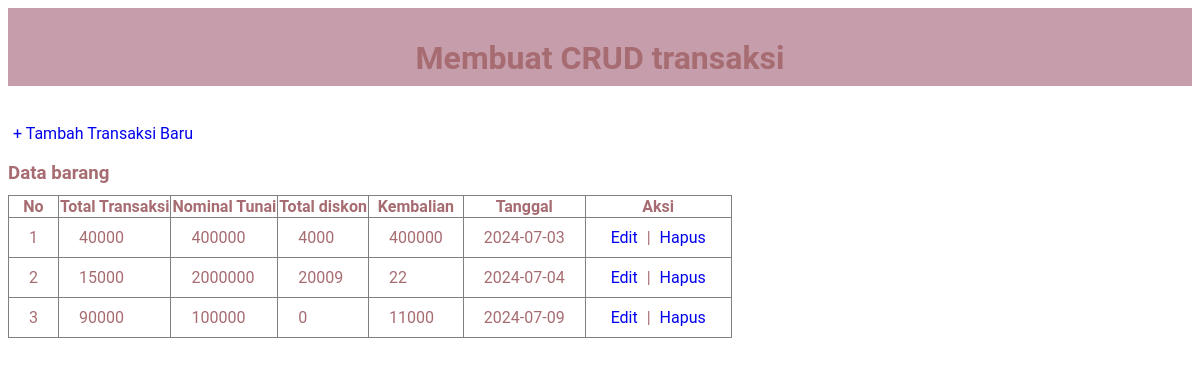
Page /transaksi/index.php on the committed database.
### tables this page shows
CREATE TABLE `transaksi` (
  `id_transaksi` int(11) NOT NULL,
  `id_user` int(11) NOT NULL,
  `id_member` int(11) NOT NULL,
  `id_cabang` int(11) NOT NULL,
  `id_transaksi_detail` int(11) NOT NULL,
  `kembalian` int(11) NOT NULL,
  `ppn` int(11) NOT NULL,
  `tanggal` date NOT NULL,
  `total_diskon` int(11) NOT NULL,
  `total_transaksi` int(11) NOT NULL,
  `nominal_tunai` int(11) NOT NULL,
  `invoice` int(11) NOT NULL
);

### transaksi/index.php (the view, shortened to what this page needs)
<!DOCTYPE html>
<html>
<head>
	<link rel="stylesheet" type="text/css" href="style.css">
</head>
<body>
	<div class="judul">
		<h1>Membuat CRUD transaksi</h1>
	</div>
	<br/>
	<br/>
	<a class="tombol" href="input.php">+ Tambah Transaksi Baru</a>
	<h3>Data barang</h3>
	<table border="1" class="table">
		<tr>
			<th>No</th>
			<th>Total Transaksi</th>
			<th>Nominal Tunai</th>
            <th>Total diskon</th>
            <th>Kembalian</th>
            <th>Tanggal</th>
			<th>Aksi</th>
		</tr>
		<?php
		$koneksi = new mysqli("localhost", "root", "", "kasir_ama");
		$query = "SELECT * FROM transaksi";
		$result = mysqli_query($koneksi, $query);
		$nomor = 1;
		while($data = mysqli_fetch_array($result)){
		?>
		<tr>
			<td><?php echo $nomor++; ?></td>
			<td><?php echo $data['total_transaksi']; ?></td>
			<td><?php echo $data['nominal_tunai']; ?></td>
			<td><?php echo $data['total_diskon']; ?></td>
            <td><?php echo $data['kembalian']; ?></td>
            <td><?php echo $data['tanggal']; ?></td>
			<td>
				<a class="edit" href="edit.php?id_transaksi=<?php echo $data['id_transaksi']; ?>">Edit</a> |
				<a class="hapus" href="hapus.php?id_transaksi=<?php echo $data['id_transaksi']; ?>">Hapus</a>
			</td>
		</tr>
		<?php } ?>
	</table>
</body>
</html>

### transaksi/style.css (style rules this page uses)
body { font-family: 'roboto'; color: #a76c71; }
.judul { background: #c59dab; padding: 10px; text-align: center; }
.judul h1, h2, h3 { height: 15px; }
a { padding: 5px; text-decoration: none; }
.table { border-collapse: collapse; }
table.table th th, table.table tr td { padding: 10px 20px; }

### rows in the picture
transaksi: total_transaksi "40000", nominal_tunai "400000", total_diskon "4000", kembalian "400000", tanggal "2024-07-03"
transaksi: total_transaksi "15000", nominal_tunai "2000000", total_diskon "20009", kembalian "22", tanggal "2024-07-04"
transaksi: total_transaksi "90000", nominal_tunai "100000", total_diskon "0", kembalian "11000", tanggal "2024-07-09"
